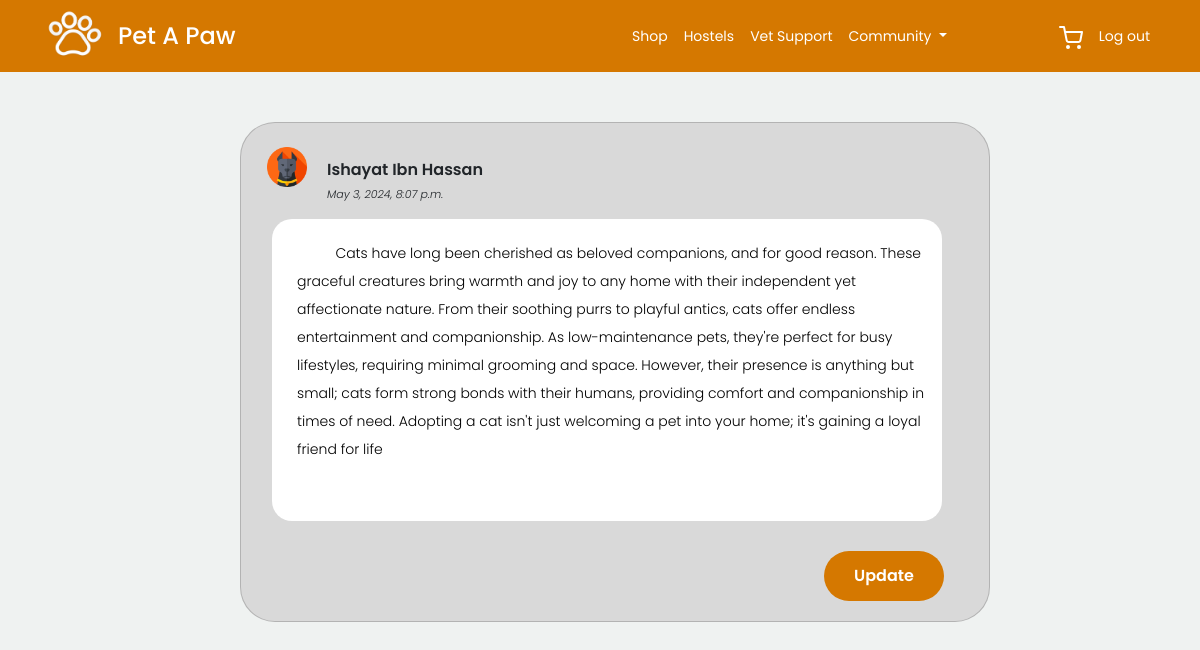
/blog/update-blog/26/ (signed in), run on the app's committed database.
### home/models.py (models this page shows, shortened)
class UserProfile(models.Model):
    user = models.OneToOneField(User, on_delete=models.CASCADE)
    name = models.CharField(max_length=100)
    email = models.EmailField()
    phone_num = models.CharField(max_length=11)
    dob = models.DateField()
    street = models.CharField(max_length=100)
    house_no = models.CharField(max_length=20)
    area = models.CharField(max_length=100)
    image = models.ImageField(upload_to='user_images/', null=True, blank=True)

### blog/models.py (models this page shows, shortened)
class Blog(models.Model):
    blog_id = models.AutoField(primary_key=True)
    created_at = models.DateTimeField(auto_now_add=True)
    content = models.TextField()
    like_count = models.IntegerField(default=0)
    comment_count = models.IntegerField(default=0)
    user = models.ForeignKey(User, on_delete=models.CASCADE)
    liked_by = models.ManyToManyField(User, related_name='liked_blogs', blank=True)
    tags = models.ManyToManyField(Tag)

### blog/views.py (the view, shortened to what this page needs)
# urls.py: path('update-blog/<int:blog_id>/', views.update_blog, name='update_blog'),
@login_required
def update_blog(request, blog_id):
    blog = get_object_or_404(Blog, blog_id=blog_id)
    context = {'blog': blog}
    return render(request, 'blog/update_blog.html', context)

### blog/templates/blog/update_blog.html (shortened to what this page needs)
{% extends 'base.html' %} {% load static %} {% block css %}
<link rel="stylesheet" href="{% static 'css/update_blog.css' %}" />
{% endblock %} {% block content %}
<form method="post">
  <div class="card mb-4 rounded-5 p-3 blog-card">
    <div class="card-content blog-card-content">
      <img class="blogger-img" src="{{ user.userprofile.image.url }}" />
      <p class="card-title">{{ blog.user.userprofile.name }}</p>
      <h6 class="card-subtitle mb-2 blog-time">{{ blog.created_at }}</h6>
      <textarea
        class="card-text blog-content"
        name="blog-content"
        id="new-blog"
        cols="30"
        rows="10"
      >
          {{ blog.content }}</textarea
      >
    </div>
    <input
      type="submit"
      name="post-btn"
      class="btn btn-primary post-btn"
      value="Update"
    />
  </div>
</form>
{% endblock %}

### blog/static/css/update_blog.css (style rules this page uses)
.blog-card { margin-top: 50px; background-color: #D9D9D9; max-width: 750px; height: 500px; border-radius: 35px !important; margin-left: 240px; padding: 0px; font-family: "Poppins", sans-serif; }
.blog-card-content { display: flex; align-items: flex-start; position: relative; }
.blogger-img { width: 40px; height: 40px; margin-right: 20px; margin-left: 10px; margin-top: 8px; }
.card-title { margin-top: 17px; font-weight: 600; font-style: normal; font-size: 16px; }
.blog-time { font-weight: 300; font-style: italic; font-size: 11px; position: absolute; top: 53px; left: 70px; }
.blog-content { margin-top: 10px; position: absolute; top: 60px; left: 15px; font-weight: 400; font-style: normal; font-size: 16px; }
#new-blog { font-weight: 300; font-style: normal; font-size: 14px; margin-top: 20px; width: 670px; height: 85px; border-radius: 20px; border: none; resize: none; padding-left: 25px; padding-top: 20px; background-color: rgb(255, 255, 255); }
.post-btn { position: absolute; bottom: 20px; right: 45px; width: 120px; height: 50px; border-radius: 75px; background-color: #D57800; font-weight: 600; font-style: normal; font-size: 16px; border: none; }

### home/static/css/style.css (style rules this page uses)
body { overflow-x: hidden; position: relative; }
body { font-family: 'Poppins' !important; font-weight: 400; line-height: 28px; color: #6a6a6a; font-size: 14px; background-color: #eff2f1; }
.btn { font-family: 'Poppins' !important; font-weight: 600; padding: 12px 30px; border-radius: 30px; color: #ffffff; background: #2f2f2f; border-color: #2f2f2f; }
.btn.btn-primary { background: #D57800; border-color: #D57800; }
textarea { height: auto !important; }

### data on the page
Blog: user.userprofile.name "Ishayat Ibn Hassan", created_at "May 3, 2024, 8:07 p.m.", blog-content "Cats have long been cherished as beloved companions, and for good reason. These graceful creatures bring warmth and joy to any home with their independent yet affectionate nature. From their soothing purrs to playful antics, cats offer endless entertainment and companionship. As low-maintenance pets, they're perfect for busy lifestyles, requiring minimal grooming and space. However, their presence is anything but small; cats form strong bonds with their humans, providing comfort and companionship in times of need. Adopting a cat isn't just welcoming a pet into your home; it's gaining a loyal friend for life"
